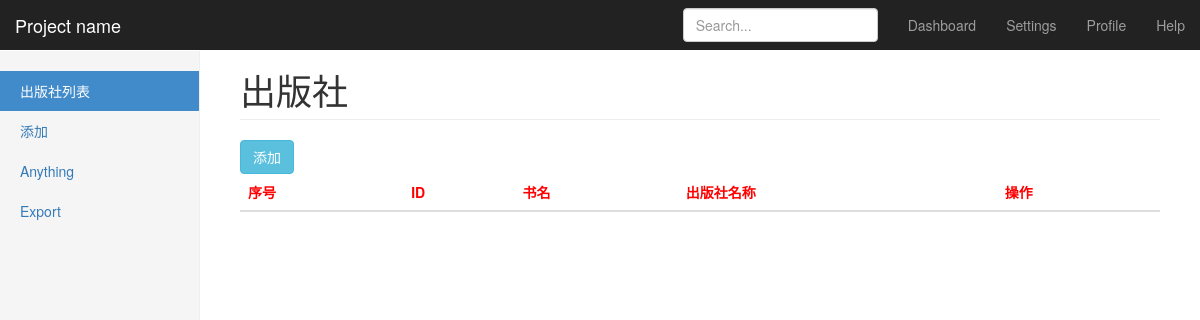
Before: /app01/book/ (signed in) with the older database file.
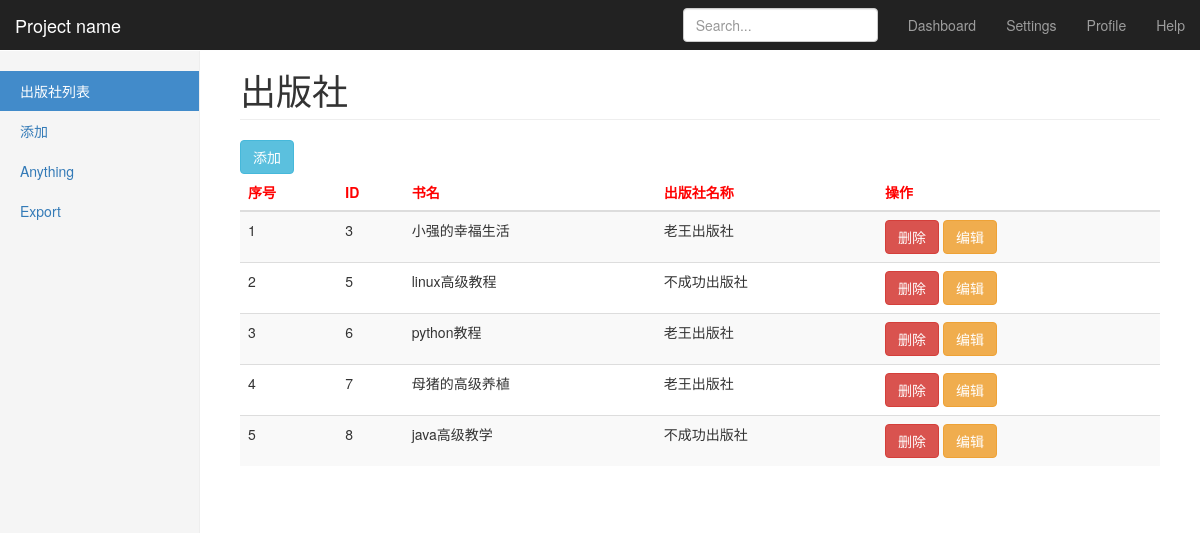
After: the same page with the newer database file.
### app01/models.py (models this page shows, shortened)
class Book(models.Model):
    title=models.CharField(max_length=32,verbose_name='书名')
    pub=models.ForeignKey('Publisher',on_delete=models.CASCADE,verbose_name='出版社名称')

class Publisher(models.Model):
    name = models.CharField(max_length=32,verbose_name='出版社名称')

### app01/views.py (the view)
def book_list(request):
    all_book=models.Book.objects.all()
    return render(request,'book.html',{'all_book':all_book})

### app01/mid/auth.py (called while the page is built)
    def process_request(self,request):
        next_url=request.path_info
        if next_url in self.black_list:
            return HttpResponse('这是一个错误的url')
        elif next_url in self.white_list or request.session.get("user"):
            return
        else:
            return redirect("/app01/login/?return={}".format(next_url))

### templates/book.html (shortened to what this page needs)
{% extends 'base.html' %}
{% block title %}
    <ul class="nav nav-sidebar">
        <li class="active"><a href="{% url 'book' %}">出版社列表 <span class="sr-only">(current)</span></a></li>
        <li><a href="{% url 'book_add' %}">添加</a></li>
        <li><a href="#">Anything</a></li>
        <li><a href="#">Export</a></li>
    </ul>
{% endblock %}
{% block content %}
    <a class="btn btn-info" href="{% url 'book_add' %}">添加</a>
    <table class="table table-hover table-striped">
        <thead>
        <tr style="color: red">
            <th>序号</th>
            <th>ID</th>
            <th>书名</th>
            <th>出版社名称</th>
            <th>操作</th>
        </tr>
        </thead>
        <tbody>
        {% for book in all_book %}
            <tr>
                <td> {{ forloop.counter }} </td>
                <td> {{ book.id }} </td>
                <td> {{ book.title }} </td>
                <td> {{ book.pub.name }} </td>
                <td>
                    <button class="btn btn-danger" href="{% url 'del' 'book' book.pk %}">删除</button>
                    <a class="btn btn-warning" href="{% url 'book_edit' book.pk %}">编辑</a>
                </td>
            </tr>
        {% endfor %}
        </tbody>
    </table>
{% endblock %}

### templates/base.html (shortened to what this page needs)
<!DOCTYPE html>
<html lang="en">
<head>
    {% load static %}
    <link href="{% static 'plugins/bootstrap-3.3.7-dist/css/bootstrap.min.css' %}" rel="stylesheet">
    <link href="{% static 'css/dashboard.css' %}" rel="stylesheet">
<body>
<nav class="navbar navbar-inverse navbar-fixed-top">
    <div class="container-fluid">
        <div class="navbar-header">
            <a class="navbar-brand" href="#">Project name</a>
        </div>
        <div id="navbar" class="navbar-collapse collapse">
            <ul class="nav navbar-nav navbar-right">
                <li><a href="#">Dashboard</a></li>
                <li><a href="#">Settings</a></li>
                <li><a href="#">Profile</a></li>
                <li><a href="#">Help</a></li>
            </ul>
            <form class="navbar-form navbar-right">
                <input type="text" class="form-control" placeholder="Search...">
            </form>
        </div>
    </div>
</nav>
<div class="container-fluid">
    <div class="row">
        <div class="col-sm-3 col-md-2 sidebar">
            {% block title %}
            {% endblock %}
        </div>
        <div class="col-sm-9 col-sm-offset-3 col-md-10 col-md-offset-2 main">
            <h1 class="page-header">出版社</h1>
            <div class="table-responsive">
                {% block content %}
                {% endblock %}
            </div>
        </div>
    </div>
</div>
</body>
</html>

### static/css/dashboard.css (style rules this page uses)
body { padding-top: 50px; }
.navbar-fixed-top { border: 0; }
.sidebar { display: none; }
@media (min-width: 768px) { .sidebar { position: fixed; top: 51px; bottom: 0; left: 0; z-index: 1000; display: block; padding: 20px; overflow-x: hidden; overflow-y: auto; background-color: #f5f5f5; border-right: 1px solid #eee; } }
.nav-sidebar { margin-right: -21px; margin-bottom: 20px; margin-left: -20px; }
.nav-sidebar > li > a { padding-right: 20px; padding-left: 20px; }
.nav-sidebar > .active > a, .nav-sidebar > .active > a:hover, .nav-sidebar > .active > a:focus { color: #fff; background-color: #428bca; }
.main { padding: 20px; }
@media (min-width: 768px) { .main { padding-right: 40px; padding-left: 40px; } }
.main .page-header { margin-top: 0; }

Changed rows visible on the page:
added Book: id "3", title "小强的幸福生活", pub.name "老王出版社"
added Book: id "5", title "linux高级教程", pub.name "不成功出版社"
added Book: id "6", title "python教程", pub.name "老王出版社"
added Book: id "7", title "母猪的高级养植", pub.name "老王出版社"
added Book: id "8", title "java高级教学", pub.name "不成功出版社"
